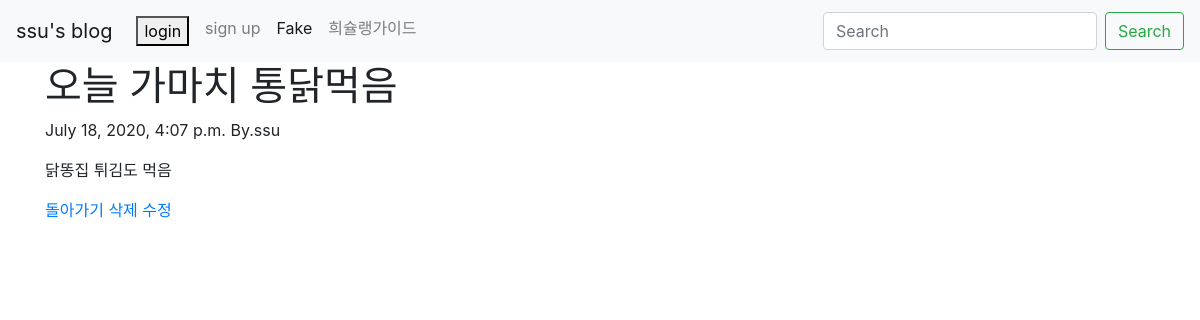
The app's page /blog/2/ with its own data.
### blog/models.py (models this page shows, shortened)
class Blog(models.Model):
    title= models.CharField(max_length=200)
    pub_date=models.DateTimeField('date published')
    body = models.TextField()
    auther = models.CharField(max_length=100,default="ssu")

### blog/views.py (the view)
# urls.py: path('<int:blog_id>/',views.detail,name= 'detail'),
def detail(request,blog_id):
    blog_detail=get_object_or_404(Blog,pk=blog_id)
    return render(request,'detail.html',{'blog':blog_detail})

### blog/templates/detail.html
{% extends 'base.html' %}
{% block content %}
    <h1>{{blog.title}}</h1>
    <p>{{blog.pub_date}}     By.{{blog.auther}}</p>
    <p>{{blog.body}}</p>
    <a href="{% url 'blog' %}">돌아가기</a>
    <a href="{% url 'delete' blog.id %}">삭제</a>
    <a href="{% url 'update' blog.id %}">수정</a>
{% endblock %}

### records on screen
Blog: title "오늘 가마치 통닭먹음", pub_date "July 18, 2020, 4:07 p.m.", auther "ssu", body "닭똥집 튀김도 먹음"
